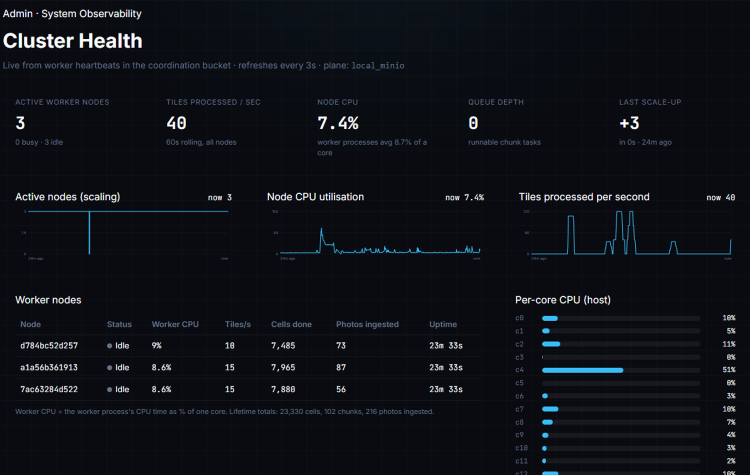
#> input picture presentation/admin.png, 1500 x 950 px (shown at 1/2 size)
$ python -i voronoi_engine.py   (imports and definitions only)
#> lines starting #> are read from the running program, lines starting #| are printed output that depends on the picture; after the words box and inside, x2 and y2 are one past the last pixel; in counts of white or black regions, pixels touching at a corner belong together
#> further down, picture is the input picture: shape (950, 1500, 3); mean B, G, R 22.6, 17, 13.9
"""
Mode 3: Geometric Voronoi & Stained Glass Painting Engine (Task 3.4)
Implements edge-weighted seed point distribution along image contours,
Delaunay triangulation, iterative Lloyd's centroidal relaxation, and polygon rendering.
"""

import numpy as np
import cv2
from scipy.spatial import Voronoi, Delaunay
from typing import List, Tuple, Dict, Any


class VoronoiEngine:
    def __init__(self, target_points: int = 1200, relaxation_iterations: int = 5):
        self.target_points = target_points
        self.relaxation_iterations = relaxation_iterations

    def generate_seed_points(self, img_bgr: np.ndarray) -> np.ndarray:
        """Concentrates seed points along high-frequency image edges using Canny/Sobel."""
        h, w = img_bgr.shape[:2]
#> h = 950; w = 1500
        gray = cv2.cvtColor(img_bgr, cv2.COLOR_BGR2GRAY)

        # Edge magnitude detection
        edges = cv2.Canny(gray, 50, 150)
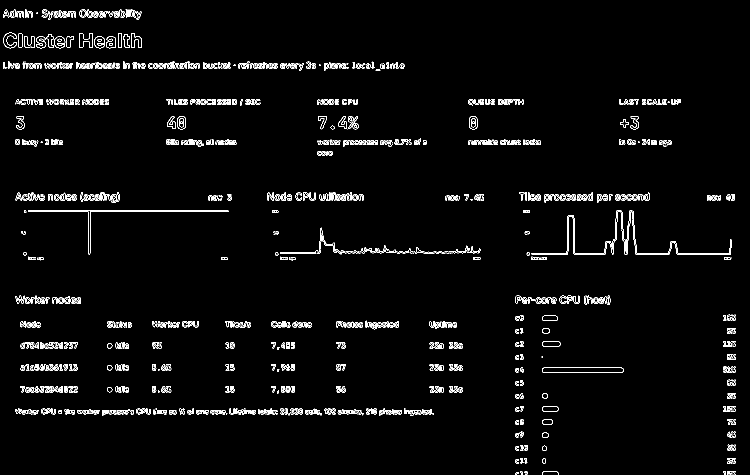
#> edges: shape (950, 1500) (shown at 1/2 size); 2.7% white in thin lines or dots
        edge_weight = cv2.GaussianBlur(edges.astype(np.float32), (5, 5), 0)
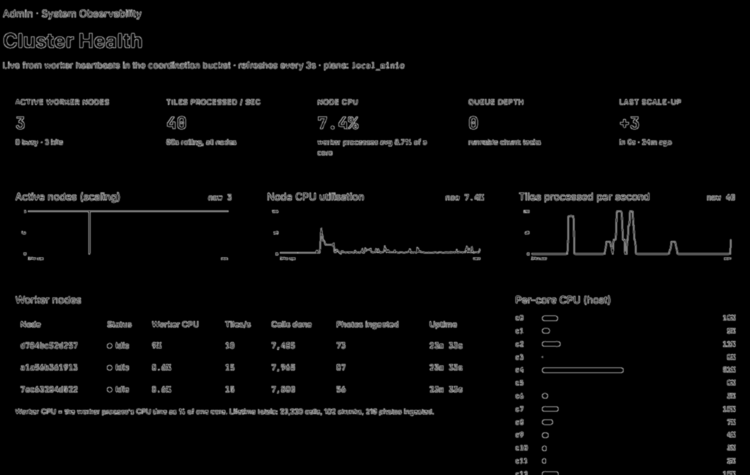
#> edge_weight: shape (950, 1500) float32 (shown at 1/2 size); min 0, max 177.3, mean 6.8
        edge_weight /= (edge_weight.max() + 1e-6)
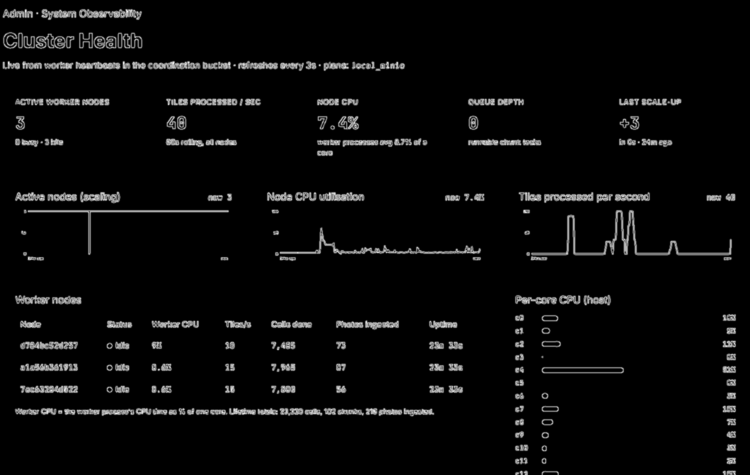
#> edge_weight: shape (950, 1500) float32 (shown at 1/2 size); 9.53% of pixels changed, all inside (x1, y1, x2, y2) = (4, 17, 1473, 950)

        points = []
        # Frame boundary anchors to keep Voronoi cells bounded
        points.extend([
            [0, 0], [w - 1, 0], [0, h - 1], [w - 1, h - 1],
            [w // 2, 0], [w // 2, h - 1], [0, h // 2], [w - 1, h // 2]
        ])

        # Hybrid sampling: uniform random + edge-weighted acceptance
        attempts = 0
        max_attempts = self.target_points * 6
        while len(points) < self.target_points and attempts < max_attempts:
            attempts += 1
            x = np.random.randint(0, w)
            y = np.random.randint(0, h)
            prob = 0.2 + 0.8 * edge_weight[y, x]
            if np.random.rand() < prob:
                points.append([x, y])
#> this loop made 5098 passes
#> prob on passes 1 to 3: 0.2, 0.2, 0.2
#> after the loop, attempts = 5098; points = 1200 pairs, first value 0 to 1499, second value 0 to 949

        return np.array(points, dtype=np.float64)

    # [50 lines left out: functions lloyd_relaxation, render, not called in this run]

>>> import cv2
>>> picture = cv2.imread('../../../presentation/admin.png')
>>> result = VoronoiEngine().generate_seed_points(picture)
#> result has the same summary as points in generate_seed_points
